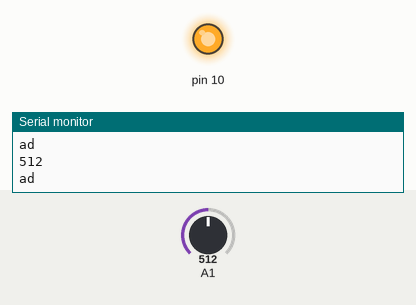
The sketch below on a simulated Arduino Uno, built with avr-gcc and run on an emulated ATmega328P. On the bench: output pins drawn as LEDs (lit = HIGH), the last lines printed to the serial monitor. Inputs (shaded band) come from the test bench; at power-on: A1 = 512.

Above: at 1.2 s.
1.3 s: A1 set to 306
At 2.2 s:
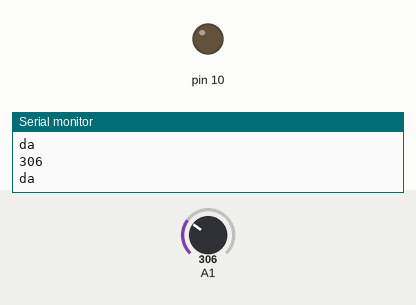
2.9 s: A1 set to 511
At 3.5 s:
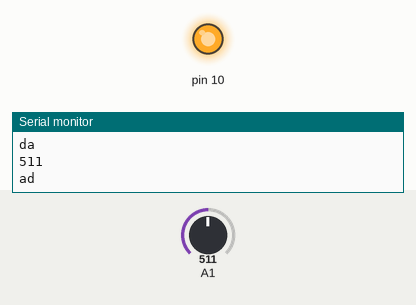
4.5 s: A1 set to 122
At 4.9 s:
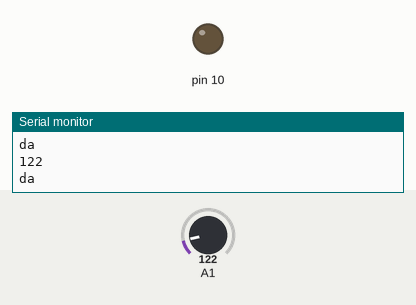
Timing chart, 0 to 7.5 s (numbered marks = the images above; inputs shaded):
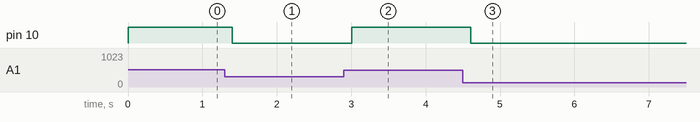

The sketch:

GPIO_Pot_testing.ino
```cpp
void setup() {
    Serial.begin(9600);
      pinMode(10,OUTPUT);
      pinMode(A1,INPUT);
}

void loop() {
    int a = analogRead(A1);
    if(0<=a &&a<=511){
      digitalWrite(10, LOW);
      Serial.println(a);
      Serial.println("da");
      }

    if(511<=a&&a<=1023){
      digitalWrite(10, HIGH);
      Serial.println(a);
      Serial.println("ad");
      }
      delay(200);
}
```

Measured:
- after the input at 1.3 s, pin 10: HIGH → LOW after 0.10 s
- after the input at 2.9 s, pin 10: LOW → HIGH after 0.11 s
- after the input at 4.5 s, pin 10: HIGH → LOW after 0.11 s
